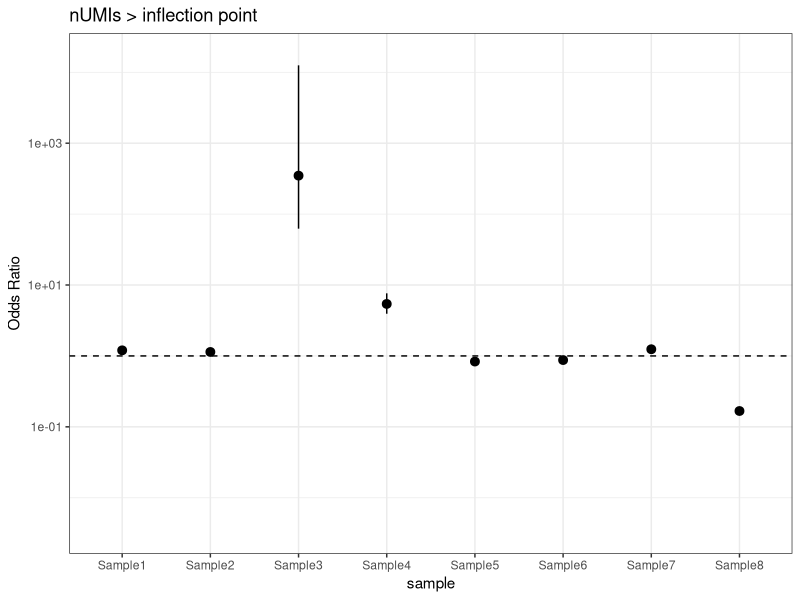
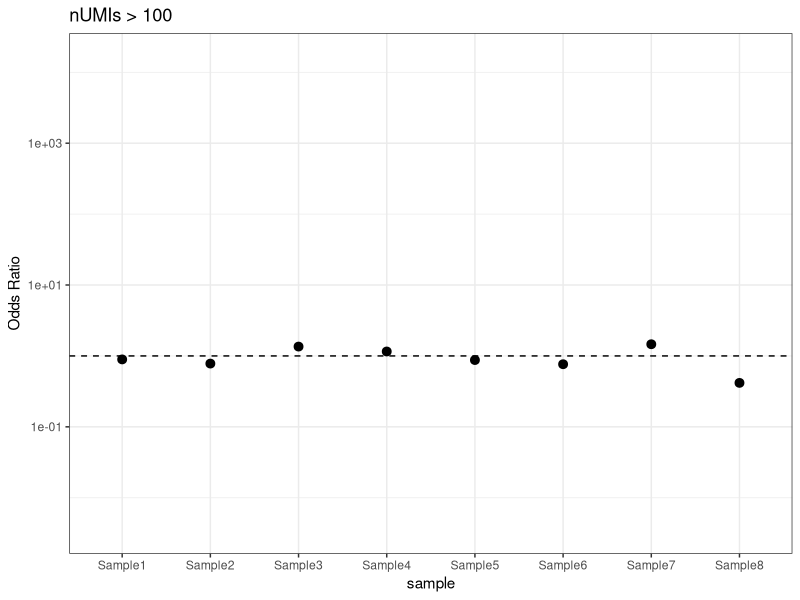
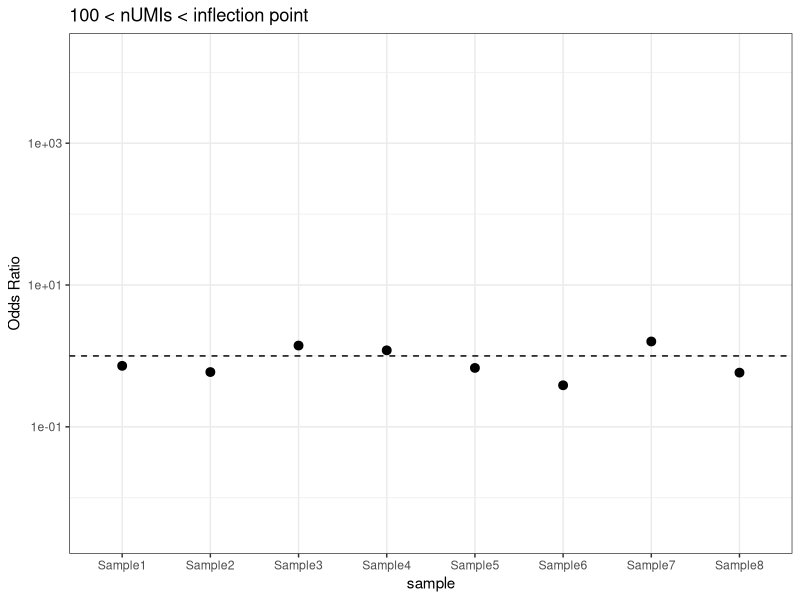
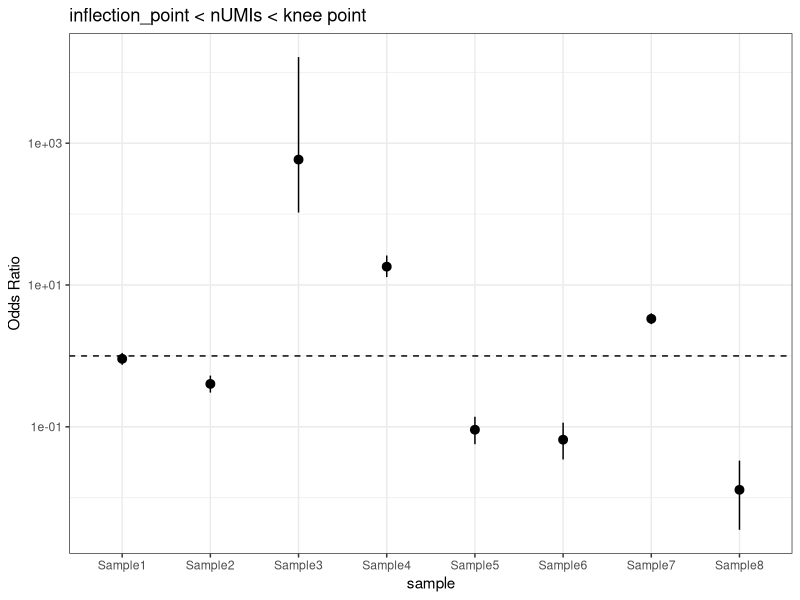
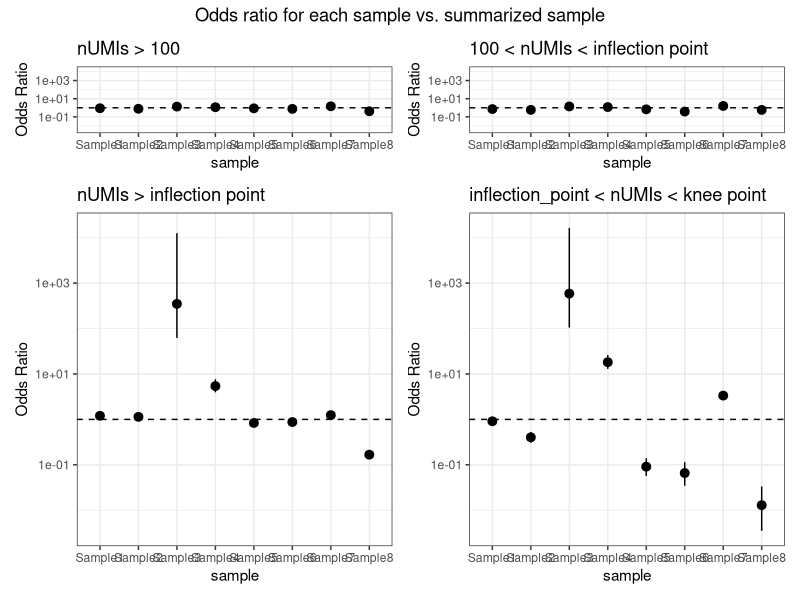
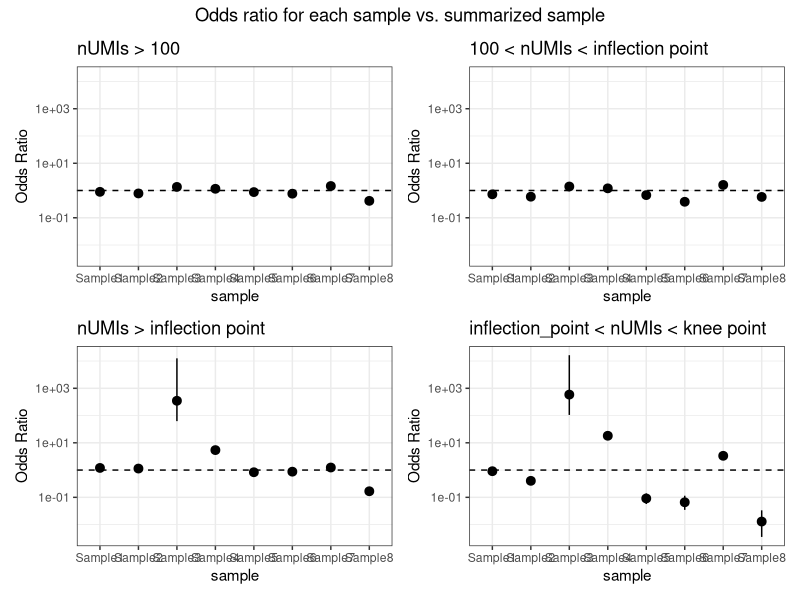

The R script that drew these images, in order:
library(patchwork)
library(ggplot2)
library(grid)
library(gridExtra)

# пишем функцию для анализа и визуализации odds ration
odds_ratio_analysis <- function(data, my_name) {
  results <- list()
  
  for (i in 1:(ncol(data) - 1)) {
    sample_data <- rbind.data.frame(data[, i], data$Summ_Sample)
    fisher_result <- fisher.test(sample_data)
    results[[i]] <- data.frame(
      sample = colnames(data)[i],
      odds_ratio = fisher_result$estimate,
      lower_ci = fisher_result$conf.int[1],
      upper_ci = fisher_result$conf.int[2]
    )
  }
  results_df <- do.call(rbind, results)
  
  fisher_plot <- ggplot(results_df, aes(x = sample, y = odds_ratio)) +
    geom_pointrange(aes(ymin = lower_ci, ymax = upper_ci)) +
    geom_hline(yintercept = 1, linetype = "dashed") +
    labs(y = "Odds Ratio", title = my_name) +
    scale_y_continuous(oob = scales::squish_infinite, limits = c(NA, 10)) +
    scale_y_log10() +
    theme_bw()
  
  return(fisher_plot)
}

# аналогичная функция, но здесь шкала всегда в одних пределах

odds_ratio_analysis_scale <- function(data, my_name) {
  results <- list()
  
  for (i in 1:(ncol(data) - 1)) {
    sample_data <- rbind.data.frame(data[, i], data$Summ_Sample)
    fisher_result <- fisher.test(sample_data)
    results[[i]] <- data.frame(
      sample = colnames(data)[i],
      odds_ratio = fisher_result$estimate,
      lower_ci = fisher_result$conf.int[1],
      upper_ci = fisher_result$conf.int[2]
    )
  }
  results_df <- do.call(rbind, results)
  
  fisher_plot <- ggplot(results_df, aes(x = sample, y = odds_ratio)) +
    geom_pointrange(aes(ymin = lower_ci, ymax = upper_ci)) +
    geom_hline(yintercept = 1, linetype = "dashed") +
    labs(y = "Odds Ratio", title = my_name) +
    scale_y_continuous(oob = scales::squish_infinite, limits = c(0.01, 10000)) +
    scale_y_log10(limits = c(0.0035, 16500)) +
    theme_bw()
  
  return(fisher_plot)
}

# создаем датафреймы для анализа

# все капли выше c числом UMI > inflection point
filtered_by_ED <- c(2737,	2265,	1848,	1146,	2484,	2037,	1644,	610,	14771)
empty_by_ED <- c(431,	376,	1,	40,	563,	440,	250,	689,	2790)


data_inf <- rbind.data.frame(filtered_by_ED, empty_by_ED)

colnames(data_inf) <- c("Sample1","Sample2","Sample3","Sample4","Sample5","Sample6","Sample7","Sample8", "Summ_Sample")
rownames(data_inf) <- c('filtered_by_ED', 'empty_by_ED')

# капли с inf < nUMI < knee 

filtered_by_ED <- c(176,	68,	267,	326,	23,	13,	375,	4,	1252)
empty_by_ED <-c(431,	376,	1,	40,	563,	440,	250,	689,	2790)
data_kn_inf <- rbind.data.frame(filtered_by_ED, empty_by_ED)
data
colnames(data_kn_inf) <- c("Sample1","Sample2","Sample3","Sample4","Sample5","Sample6","Sample7","Sample8", "Summ_Sample")
rownames(data_kn_inf) <- c('filtered_by_ED', 'empty_by_ED')

# капли с 100 < nUMI < inflection
filtered_by_ED <- c(3342,	2408,	10692,	6061,	1929,	775,	5658,	1543,	32408)
empty_by_ED <-c(1976,	1743,	3272,	2166,	1221,	862,	1517,	1138,	13895)
data_inf_100 <- rbind.data.frame(filtered_by_ED, empty_by_ED)
data
colnames(data_inf_100) <- c("Sample1","Sample2","Sample3","Sample4","Sample5","Sample6","Sample7","Sample8", "Summ_Sample")
rownames(data_inf_100) <- c('filtered_by_ED', 'empty_by_ED')

# все капли > 100 UMI
all <- c(8486,	6792,	15813,	9413,	6197,	4114,	9069,	3980,	63864)
filtered_by_ED <- c(6079,	4673,	12540,	7207,	4413,	2812,	7302,	2153,	47179)
empty_by_ED <- all - filtered_by_ED
data_100 <- rbind.data.frame(filtered_by_ED, empty_by_ED)
data
colnames(data_100) <- c("Sample1","Sample2","Sample3","Sample4","Sample5","Sample6","Sample7","Sample8", "Summ_Sample")
rownames(data_100) <- c('filtered_by_ED', 'empty_by_ED')


fisher_plot_100 <- odds_ratio_analysis_scale(data_100, 'nUMIs > 100')
fisher_plot_inf <- odds_ratio_analysis_scale(data_inf, 'nUMIs > inflection point')
fisher_plot_inf_100 <- odds_ratio_analysis_scale(data_inf_100, '100 < nUMIs < inflection point' )
fisher_plot_kn_inf <- odds_ratio_analysis_scale(data_kn_inf, 'inflection_point < nUMIs < knee point')

fisher_plot_inf
fisher_plot_100
fisher_plot_inf_100
fisher_plot_kn_inf



combined_plot <- ((fisher_plot_100 |  fisher_plot_inf_100) / (fisher_plot_inf | fisher_plot_kn_inf)) + 
  plot_annotation(
    title = "Odds ratio for each sample vs. summarized sample",
    theme = theme(plot.title = element_text(hjust = 0.5)) 
  )
combined_plot + plot_layout(heights = unit(c(2, 10), "null")) 

print(combined_plot)



